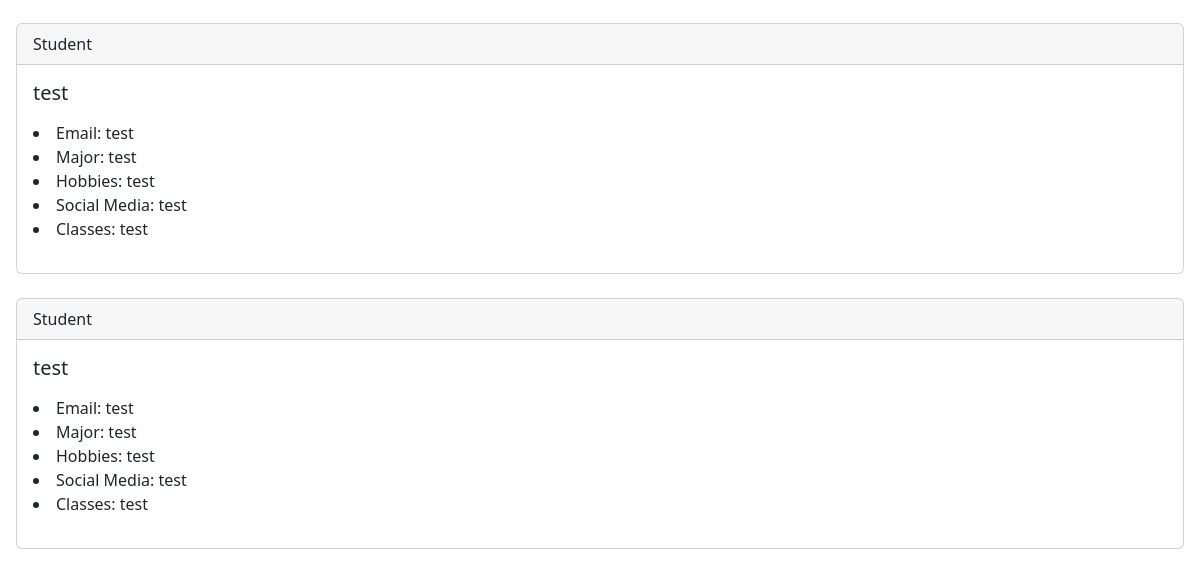
Before: /profiles/ (lower part) with the older database file.
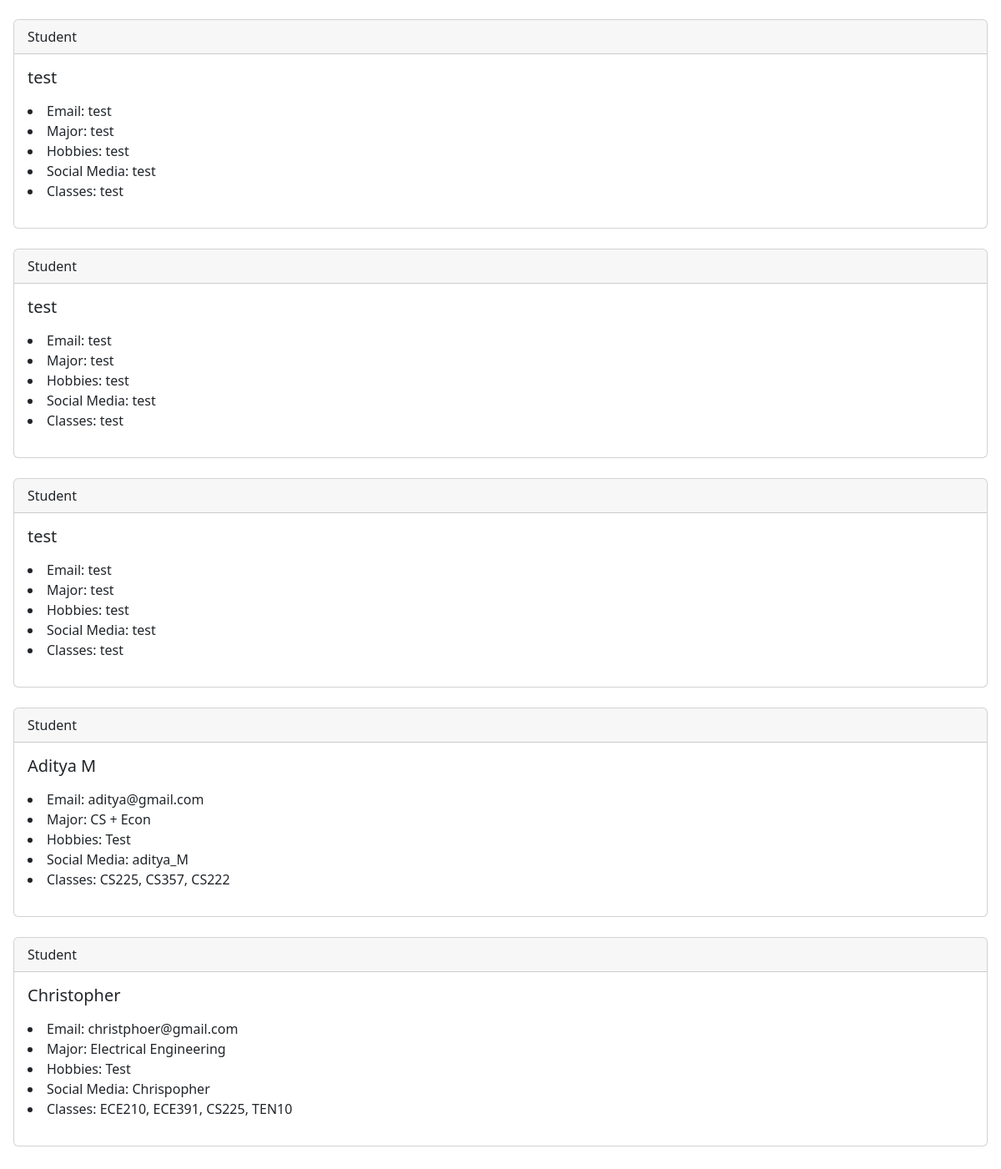
After: the same page with the newer database file.
### app/models.py (models this page shows)
class Student(models.Model):
    name = models.CharField(max_length=150, null=True)
    major = models.CharField(max_length=150, null=True)
    hobbies = models.CharField(max_length=300, null=True)
    classes = models.CharField(max_length=150, null=True)
    social_media = models.CharField(max_length=300, null=True)
    email = models.CharField(max_length=300, null=True)

### app/views.py (the view)
# urls.py: path('profiles/', v.studentProfile, name="profiles"),
def studentProfile(response):
    student_list = Student.objects.all()
    return render(response, 'register/student_profile.html', {'student_list': student_list})

### app/templates/register/student_profile.html (shortened to what this page needs)
<!doctype html>
<html lang="en">
  <head>
    <link href="https://cdn.jsdelivr.net/npm/bootstrap@5.2.2/dist/css/bootstrap.min.css" rel="stylesheet">
    <link href="https://getbootstrap.com/docs/5.2/assets/css/docs.css" rel="stylesheet">
  </head>
  <body class="p-3 m-0 border-0 bd-example">
<!doctype html>
<html lang="en">
  <head>
    <link href="https://cdn.jsdelivr.net/npm/bootstrap@5.2.2/dist/css/bootstrap.min.css" rel="stylesheet">
    <link href="https://getbootstrap.com/docs/5.2/assets/css/docs.css" rel="stylesheet">
  </head>
  <body class="p-3 m-0 border-0 bd-example">
{% for student in student_list %}
<div class="card">
    <div class="card-header">
        Student
    </div>
    <div class="card-body">
        <h5 class="card-title">{{ student.name }}</h5>
        <p class="card-text">
        <li>Email: {{ student.email }} </li>
        <li>Major: {{ student.major }} </li>
        <li>Hobbies: {{ student.hobbies }} </li>
        <li>Social Media: {{ student.social_media }} </li>
        <li>Classes: {{ student.classes }} </li>
        </p>
    </div>
</div>
<br/>
{% endfor %}
  </body>
</html>

Changed rows visible on the page:
added Student: name "test", email "test", major "test", hobbies "test", social_media "test", classes "test"
added Student: name "Aditya M", email "aditya@gmail.com", major "CS + Econ", hobbies "Test", social_media "aditya_M", classes "CS225, CS357, CS222"
added Student: name "Christopher", email "christphoer@gmail.com", major "Electrical Engineering", hobbies "Test", social_media "Chrispopher", classes "ECE210, ECE391, CS225, TEN10"
